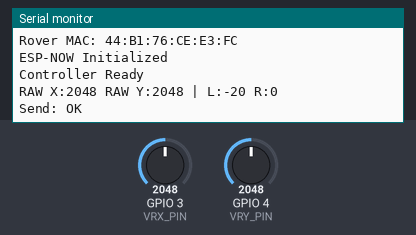
Bench run of a sketch on a simulated ESP32-C3. Shown: the last lines printed to the serial monitor. The test bench sets the inputs (shaded band); at power-on: GPIO 3 (VRX_PIN) = 2048, GPIO 4 (VRY_PIN) = 2048.

Above: at 2.3 s.
2.4 s: GPIO 3 (VRX_PIN) set to 2866
At 3.1 s:
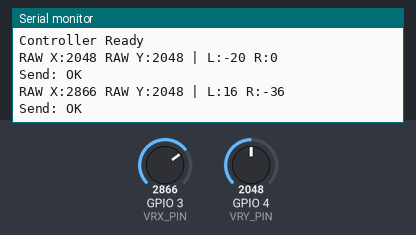
3.9 s: GPIO 4 (VRY_PIN) set to 2866
At 5.1 s:
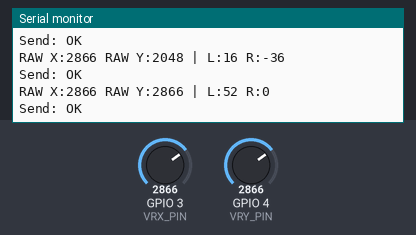
5.4 s: GPIO 3 (VRX_PIN) set to 3603
At 6.5 s:
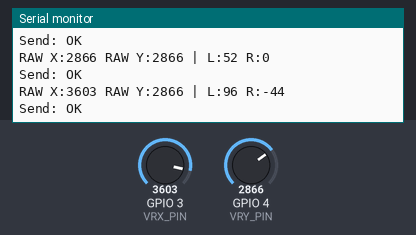
6.9 s: GPIO 4 (VRY_PIN) set to 3603
At 7.7 s:
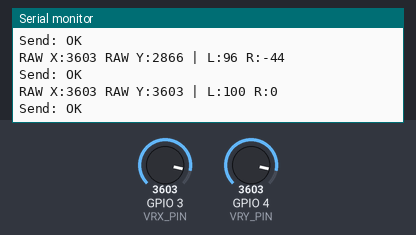
Timing chart, 0 to 9.4 s (numbered marks = the images above; inputs shaded):
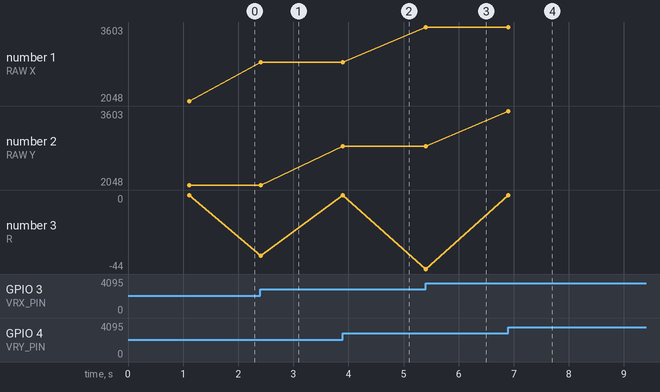

Measured:
- after the input at 2.4 s, the serial monitor: prints a new line at once (image 1)
- after the input at 3.9 s, the serial monitor: prints a new line at once (image 2)
- after the input at 5.4 s, the serial monitor: prints a new line at once (image 3)
- after the input at 6.9 s, the serial monitor: prints a new line at once (image 4)
- plotted number 1: 2048 → 2866 after the input at 2.4 s, 2866 → 3603 after the input at 5.4 s
- plotted number 3: 0 → -36 after the input at 2.4 s, 0 → -44 after the input at 5.4 s

The sketch:

Mini_Controller_v1.1_Efficient_ESP_NOW.ino
```cpp
/*
  Mars Base Rover
  Mini ESP32-C3 Controller v1.1

  Features:
  - Reads joystick on GPIO 3/4
  - ESP-NOW sends commands to rover
  - Efficient transmission:
      * No joystick movement: send a heartbeat only every 1000 ms
      * Movement: send when the command changes, with a 50 ms maximum refresh
      * Always sends a final STOP when movement returns to center
  - Keeps radio activity much lower when idle

  Joystick:
    VRX -> GPIO 3
    VRY -> GPIO 4
    VCC -> 3V3
    GND -> GND
    SW  -> not connected

  Update roverMAC below to match the rover's Wi-Fi MAC address.
*/

#include <WiFi.h>
#include <esp_now.h>

const int VRX_PIN = 3;
const int VRY_PIN = 4;

const int CENTER_X = 2235;
const int CENTER_Y = 2235;
const int DEADZONE = 180;

const uint8_t roverMAC[] = {0x44, 0xB1, 0x76, 0xCE, 0xE3, 0xFC};

const unsigned long MOVING_SEND_INTERVAL = 50;
const unsigned long IDLE_HEARTBEAT_INTERVAL = 1000;

struct RoverCommand {
  int leftMotor;
  int rightMotor;
};

RoverCommand lastSent = {0, 0};

unsigned long lastSendTime = 0;
bool wasMoving = false;

void onSent(const wifi_tx_info_t *, esp_now_send_status_t status) {
  Serial.print("Send: ");
  Serial.println(status == ESP_NOW_SEND_SUCCESS ? "OK" : "FAILED");
}

int joystickToPercent(int raw, int center) {
  int delta = raw - center;

  if (abs(delta) <= DEADZONE) {
    return 0;
  }

  if (delta > 0) {
    return constrain(map(delta, DEADZONE, 4095 - center, 0, 100), 0, 100);
  }

  return constrain(map(delta, -(center - DEADZONE), 0, -100, 0), -100, 0);
}

void sendCommand(RoverCommand cmd) {
  esp_err_t result = esp_now_send(roverMAC, (const uint8_t *)&cmd, sizeof(cmd));

  if (result != ESP_OK) {
    Serial.print("ESP-NOW send error: ");
    Serial.println(result);
  }

  lastSent = cmd;
  lastSendTime = millis();
}

void setup() {
  Serial.begin(115200);
  delay(1000);

  pinMode(VRX_PIN, INPUT);
  pinMode(VRY_PIN, INPUT);

  WiFi.mode(WIFI_STA);
  delay(100);

  Serial.println();
  Serial.println("===== Mars Base Mini Controller v1.1 =====");

  Serial.print("Controller MAC: ");
  Serial.println(WiFi.macAddress());

  Serial.print("Rover MAC: ");
  for (int i = 0; i < 6; i++) {
    if (i) Serial.print(":");
    Serial.printf("%02X", roverMAC[i]);
  }
  Serial.println();

  if (esp_now_init() != ESP_OK) {
    Serial.println("ESP-NOW Init Failed!");
    while (true) delay(1000);
  }

  esp_now_register_send_cb(onSent);

  esp_now_peer_info_t peerInfo = {};
  memcpy(peerInfo.peer_addr, roverMAC, 6);
  peerInfo.channel = 0;
  peerInfo.encrypt = false;

  if (esp_now_add_peer(&peerInfo) != ESP_OK) {
    Serial.println("Failed to add rover!");
    while (true) delay(1000);
  }

  Serial.println("ESP-NOW Initialized");
  Serial.println("Controller Ready");
}

void loop() {
  int rawX = analogRead(VRX_PIN);
  int rawY = analogRead(VRY_PIN);

  int x = joystickToPercent(rawX, CENTER_X);
  int y = joystickToPercent(rawY, CENTER_Y);

  RoverCommand cmd;
  cmd.leftMotor = constrain(y + x, -100, 100);
  cmd.rightMotor = constrain(y - x, -100, 100);

  bool moving = (cmd.leftMotor != 0 || cmd.rightMotor != 0);
  unsigned long now = millis();

  bool commandChanged =
    cmd.leftMotor != lastSent.leftMotor ||
    cmd.rightMotor != lastSent.rightMotor;

  bool shouldSend = false;

  if (moving) {
    if (commandChanged && now - lastSendTime >= MOVING_SEND_INTERVAL) {
      shouldSend = true;
    }
  } else if (wasMoving || now - lastSendTime >= IDLE_HEARTBEAT_INTERVAL) {
    shouldSend = true;
  }

  if (shouldSend) {
    sendCommand(cmd);

    Serial.print("RAW X:");
    Serial.print(rawX);
    Serial.print(" RAW Y:");
    Serial.print(rawY);
    Serial.print(" | L:");
    Serial.print(cmd.leftMotor);
    Serial.print(" R:");
    Serial.println(cmd.rightMotor);
  }

  wasMoving = moving;
  delay(5);
}
```
